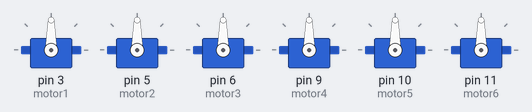
A sketch run on a simulated Arduino Uno, built with avr-gcc and run on an emulated ATmega328P. Shown: 6 × servo. What the sketch prints to the serial monitor is not drawn.

Above: at 0.1 s.
At 4.6 s:
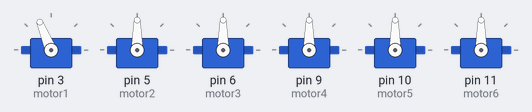
At 15.6 s:
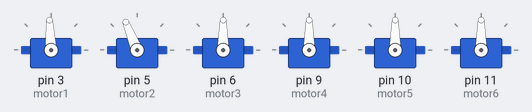
At 26.6 s:
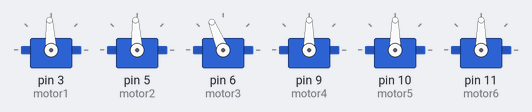
At 37.6 s:
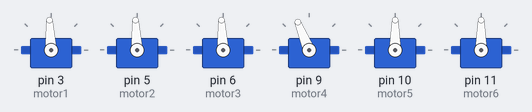
Timing chart, 0 to 40.0 s (numbered marks = the images above):
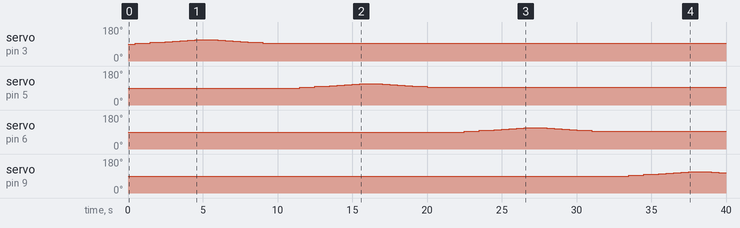

The sketch:

motor_confirmation.ino
```cpp
#include <Servo.h>

Servo motor1;
Servo motor2;
Servo motor3;
Servo motor4;
Servo motor5;
Servo motor6;

// Ayarlar
int min_pwm = 1500;
int max_pwm = 1700;
int adim = 25;              // PWM artış/azalış adımı
int bekleme = 500;          // Her adım arasında bekleme süresi (ms)

void setup() {
  Serial.begin(115200);

  // Motor pinlerini bağla
  motor1.attach(3);
  motor2.attach(5);
  motor3.attach(6);
  motor4.attach(9);
  motor5.attach(10);
  motor6.attach(11);

  Serial.println("Motor testi");

  test_motor(motor1, "Motor 1");
  test_motor(motor2, "Motor 2");
  test_motor(motor3, "Motor 3");
  test_motor(motor4, "Motor 4");
  test_motor(motor5, "Motor 5");
  test_motor(motor6, "Motor 6");

  Serial.println("Tüm motorlar testten geçti.");
}

void loop() {
  // Boş. Setup'ta test bitince duracak.
}

void test_motor(Servo &motor, const char* isim) {
  Serial.print("⚙️ ");
  Serial.print(isim);
  Serial.println(" test ediliyor...");
    delay(500);
  // Yavaş yavaş artır
  for (int pwm = min_pwm; pwm <= max_pwm; pwm += adim) {
    motor.writeMicroseconds(pwm);
    delay(bekleme);
  }

  delay(500); // Tepe hızda kısa bekleme

  // Yavaş yavaş azalt
  for (int pwm = max_pwm; pwm >= min_pwm; pwm -= adim) {
    motor.writeMicroseconds(pwm);
    delay(bekleme);
  }

  delay(1000);
  motor.writeMicroseconds(1500);
}
```

Measured:
- by itself, servo on pin 3 (motor1), servo on pin 5 (motor2), servo on pin 6 (motor3): rises from 90° to 112° in 4.0 s, then falls to 93° in 5.0 s
- by itself, servo on pin 9 (motor4): rises from 90° to 112° in 4.0 s, then falls to 107° in 2.0 s
